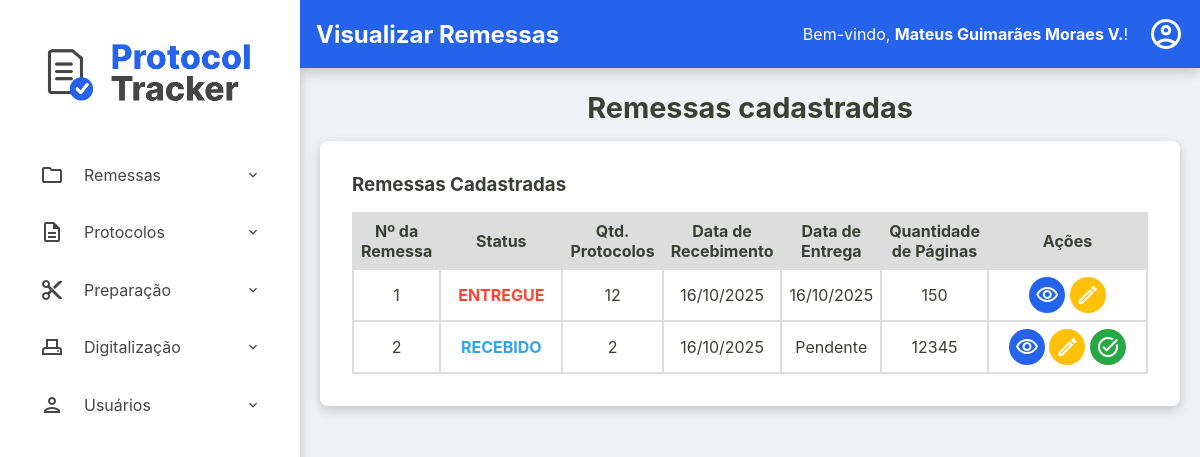
The app's page /admin/remessas/visualizar-remessas (signed in), older data.
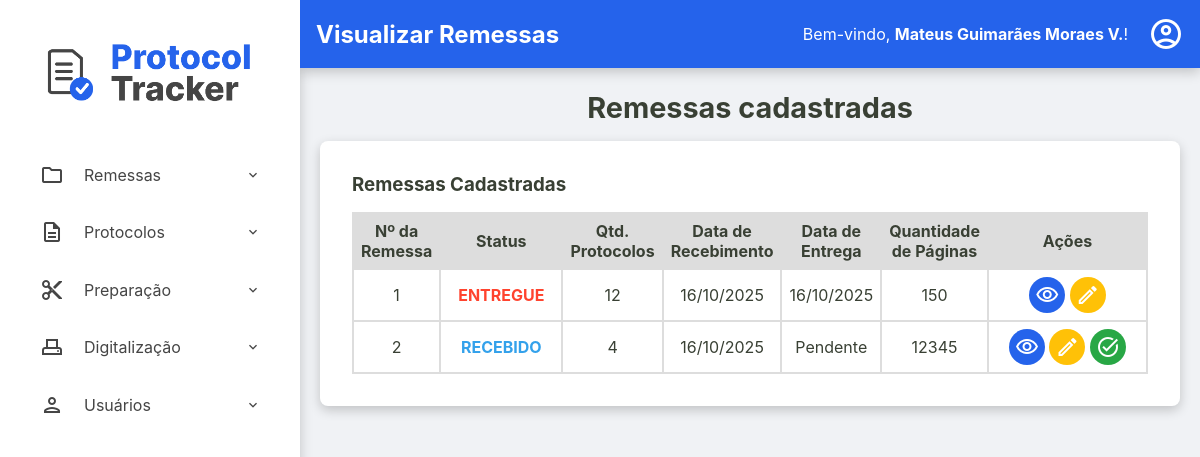
The same page, newer data.
### tables this page shows
CREATE TABLE remessas (
    numero_remessa INTEGER PRIMARY KEY, -- SQLite vai gerenciar o autoincremento aqui
    id TEXT NOT NULL UNIQUE, -- Seu ID de texto continua sendo obrigatório e único
    data_recebimento TEXT NOT NULL,
    data_entrega TEXT NULL,
    status TEXT NOT NULL DEFAULT 'RECEBIDO',
    quantidade_protocolos INTEGER NULL CHECK (quantidade_protocolos >= 0),
    id_administrador INTEGER NOT NULL,
    observacoes TEXT NULL,
    FOREIGN KEY (id_administrador) REFERENCES usuarios (id)
  );

### src/Controller/Admin/RemessaController.php (called while the page is built, shortened)
<?php
class RemessaController
{
    public function exibirRemessas(?string $erro = null)
    {
        try {
            $listaRemessas = $this->remessaRepository->all();
            require __DIR__ . '/../../../templates/admin/visualizar-remessas.php';
        } catch (Exception $e) {
            $this->home($e->getMessage());
        }
    }
}

### src/Repository/RemessaRepository.php (called while the page is built, shortened)
<?php
class RemessaRepository implements RemessaRepositoryInterface
{
    private PDO $connection;
    public function __construct(PDO $connection)
    {
        $this->connection = $connection;
    }
    public function all(): array
    {
        $sqlQuery = "SELECT * FROM remessas ORDER BY data_recebimento DESC;";
        $stmt = $this->connection->query($sqlQuery);
        return $this->hidrataLista($stmt);
    }
    private function hidrataLista(PDOStatement $stmt): array
    {
        $listaDeRemessas = [];
        while($dadosRemessa = $stmt->fetch()){
            $listaDeRemessas[] = Remessa::fromArray($dadosRemessa);
        }
        return $listaDeRemessas;
    }
}

### src/Model/Remessa.php (called while the page is built, shortened)
<?php
class Remessa {
    public function getId(): string { return $this->id; }
    public function getNumeroRemessa(): int { return $this->numero_remessa; }
    public function getDataRecebimento(): DateTimeImmutable { return $this->data_recebimento; }
    public function getDataEntrega(): ?DateTimeImmutable { return $this->data_entrega; }
    public function getStatus(): string { return $this->status; }
    public function getQuantidadeProtocolos(): ?int { return $this->quantidade_protocolos; }
    public static function fromArray(array $array): self
    {
        try {
            $data_recebimento = new DateTimeImmutable($array['data_recebimento']);
            $data_entrega = isset($array['data_entrega']) ? new DateTimeImmutable($array['data_entrega']) : null;
        } catch (Exception $e) {
            throw new Exception("Falha ao criar data");
        }
        return new self(
            $array['id'],
            (int) $array['numero_remessa'] ?? null,
            $data_recebimento,
            $data_entrega,
            $array['status'],
            isset($array['quantidade_protocolos']) ? (int)$array['quantidade_protocolos'] : null,
            (int)$array['id_administrador'],
            $array['observacoes'] ?? null
        );
    }
}

### src/Repository/ProtocoloRepository.php (called while the page is built, shortened)
<?php
class ProtocoloRepository implements ProtocoloRepositoryInterface
{
    private PDO $connection;
    public function __construct(PDO $connection)
    {
        $this->connection = $connection;
    }
    public function sumPagesByRemessaAndStatus(string $id_remessa, string $status): int
    {
        $sqlQuery = "SELECT SUM(quantidade_paginas) FROM protocolos WHERE id_remessa = :id_remessa AND status = :status;";
        $stmt = $this->connection->prepare($sqlQuery);
        $stmt->bindValue(':id_remessa', $id_remessa);
        $stmt->bindValue(':status', $status);
        $stmt->execute();
        $total = $stmt->fetchColumn();
        return (int)$total;
    }
}

### templates/admin/visualizar-remessas.php (the view, shortened to what the changed rows need)
<?php require __DIR__ . '/../components/_header.php'; ?>
<h2>Remessas cadastradas</h2>
<div class="container-principal-busca">
    <div class="listagem-container">
        <table id="tabela-protocolos" class="protocolos-table datatable-js">
            <thead>
                <tr>
                    <th class="numero_remessa">Nº da Remessa</th>
                    <th>Status</th>
                    <th class="quantidade_paginas">Qtd. Protocolos</th>
                    <th class="data">Data de Recebimento</th>
                    <th class="data">Data de Entrega</th>
                    <th class="quantidade_paginas">Quantidade de Páginas</th>
                    <th class="acoes-header">Ações</th>
                </tr>
            </thead>
            <tbody>
                <?php foreach ($listaRemessas as $remessa): ?>
                    <tr>
                        <td class="numero_remessa"><?= htmlspecialchars($remessa->getNumeroRemessa()) ?></td>
                        <td class="<?= htmlspecialchars($remessa->getStatus()) ?>"><?= htmlspecialchars($remessa->getStatus()) ?></td>
                        <td class="quantidade_paginas"><?= htmlspecialchars($remessa->getQuantidadeProtocolos() ?? 0) ?></td>
                        <td class="data"><?= $remessa->getDataRecebimento() ? $remessa->getDataRecebimento()->format('d/m/Y') : 'N/A' ?></td>
                        <td class="data"><?= $remessa->getDataEntrega() ? $remessa->getDataEntrega()->format('d/m/Y') : 'Pendente' ?></td>
                        <td class="quantidade_paginas">
                            <?php
                                $totalDigitalizadas = $this->protocoloRepository->sumPagesByRemessaAndStatus($remessa->getId(), 'DIGITALIZADO');
                                $totalEntregues = $this->protocoloRepository->sumPagesByRemessaAndStatus($remessa->getId(), 'ENTREGUE');
                                $totalPaginasDigitalizadas = $totalDigitalizadas + $totalEntregues;
                                echo $totalPaginasDigitalizadas;
                            ?>
                        </td>
                        <td class="acoes-cell">
                            <a href="/admin/remessas/protocolos?id=<?= htmlspecialchars($remessa->getId()) ?>" class="btn-acao btn-detalhes" title="Ver Protocolos">
                                <span class="material-icons-outlined">visibility</span>
                            </a>
                            <a href="/admin/remessas/editar-remessa?id=<?= htmlspecialchars($remessa->getId()) ?>" class="btn-acao btn-editar" title="Editar Remessa">
                                <span class="material-icons-outlined">edit</span>
                            </a>
                            <?php if ($remessa->getStatus() !== 'ENTREGUE'): ?>
                                <button
                                    type="button"
                                    class="btn-acao btn-entregar open-modal-entregar"
                                    data-remessa-id="<?= htmlspecialchars($remessa->getId()) ?>"
                                    data-remessa-numero="<?= htmlspecialchars($remessa->getNumeroRemessa()) ?>"
                                    title="Entregar Remessa">
                                    <span class="material-icons-outlined">task_alt</span>
                                </button>
                            <?php endif; ?>
                        </td>
                    </tr>
                <?php endforeach; ?>
            </tbody>
        </table>
    </div>
</div>
<?php require __DIR__ . '/../components/_footer.php'; ?>

Row changes from the older to the newer data that the page shows:
changed remessas "RECEBIDO": quantidade_protocolos "2" → "4"
